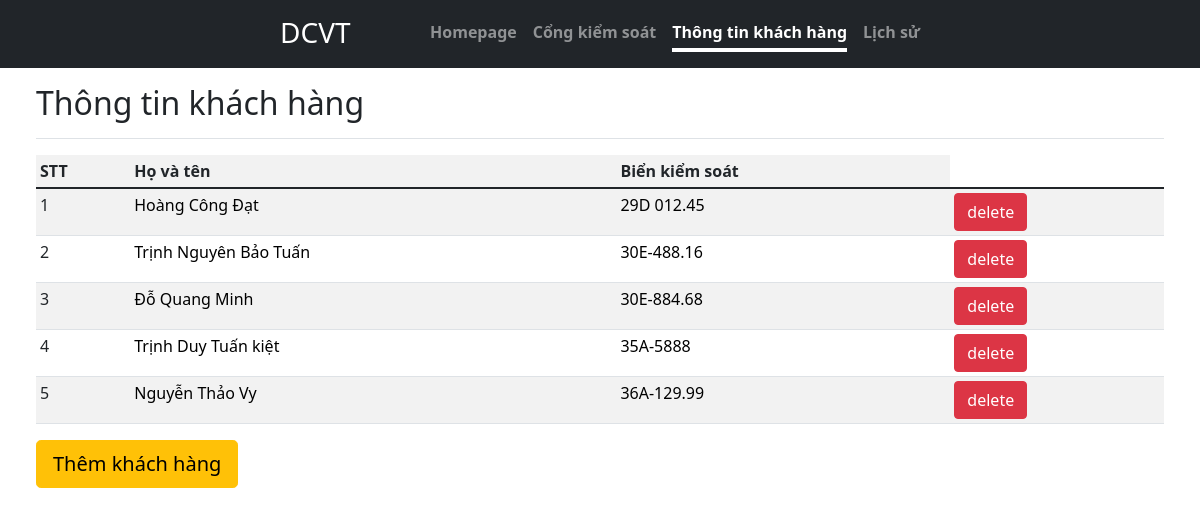
Page /polls/cus/ on the earlier database version.
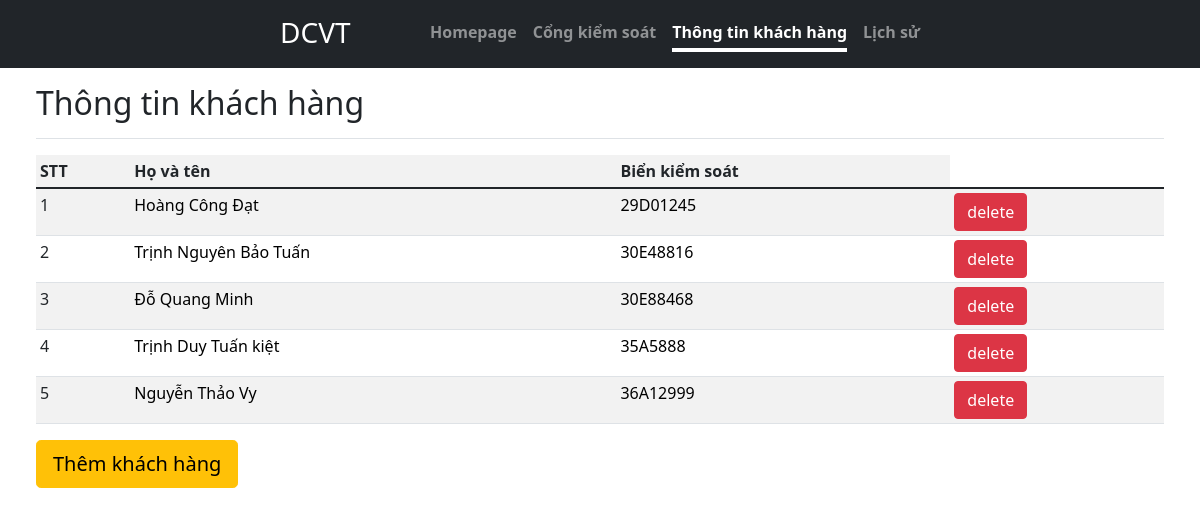
Same page on the later database version.
### polls/models.py (models this page shows, shortened)
class Customer(models.Model):
    name = models.CharField(max_length=255)
    avt =  models.ImageField(upload_to='static/image/people',height_field=None,width_field=None, max_length=100,blank=True)
    bdate= models.DateField()
    phone = models.CharField(max_length=10)
    cmnd = models.CharField(max_length=15)
    bienso = models.CharField(max_length=15)
    anhbien =  models.ImageField(upload_to='static/image/bks',height_field=None,width_field=None, max_length=100,blank=True)
    sogiayto = models.CharField(max_length=255,blank=True)
    anhxe =  models.ImageField(upload_to='static/image/xe',height_field=None,width_field=None, max_length=100,blank=True)

### polls/views.py (the view)
# urls.py: path('cus/', customer, name='cus'),
def customer(request):
    rec = Customer.objects.all()
    context = {"item": rec}
    return render(request, "t/cus.html", context)

### polls/templates/t/cus.html (shortened to what this page needs)
{% load static %}
<!doctype html>
<html lang="en">
  <head>
    <link href="{%static 'css/bootstrap.min.css' %}" rel="stylesheet">
    <link href="{%static 'css/cover.css'%}" rel="stylesheet">
  </head>
  <body>
    <div class="d-flex h-100 text-center text-white bg-dark">
      <div class="cover-container d-flex w-100 h-100 p-3 mx-auto flex-column">
        <header class="mb-auto">
          <div>
            <h3 class="float-md-start mb-0">DCVT</h3>
            <nav class="nav nav-masthead justify-content-center float-md-end">
              <a class="nav-link " aria-current="page" href="../../polls/home">Homepage</a>
              <a class="nav-link" href="../../polls/gate">Cổng kiểm soát</a>
              <a class="nav-link active" href="../../polls/cus">Thông tin khách hàng</a>
              <a class="nav-link" href="../../polls/history">Lịch sử</a>
            </nav>
          </div>
        </header>
      </div>
    </div>
<div class="container-fluid">
  <main class="col-md-9 ms-sm-auto col-lg-12 px-md-4">
    <div class="d-flex justify-content-between flex-wrap flex-md-nowrap align-items-center pt-3 pb-2 mb-3 border-bottom">
      <h1 class="h2">Thông tin khách hàng</h1>
    </div>
    <div class="table-responsive">
      <table class="table table-striped table-sm">
          <tr>
            <th scope="col">STT</th>
            <th scope="col">Họ và tên</th>
            <th scope="col">Biển kiểm soát</th>
          </tr>
        <tbody>
          {% for i in item %}
          <tr>
            <td>{{i.id}}</td>
            <td><a style="text-decoration: none; color: black" href="./{{i.id}}">{{ i.name }}</a></td>
            <td><a style="text-decoration: none; color: black" href="./{{i.id}}">{{ i.bienso }}</a></td>
            <td><a href="../delete/{{i.id}}" class="btn btn-danger" id = '{{i.id}}'>delete</a></td>
          </tr>
          {% endfor %}
        </tbody>
      </table>
      <a href="../../polls/cus_create" class="btn btn-lg btn-warning">Thêm khách hàng</a>
    </div>
  </main>
</div>
  </body>
</html>

Differences in the rows shown:
changed Customer "Hoàng Công Đạt": bienso "29D 012.45" → "29D01245"
changed Customer "Trịnh Nguyên Bảo Tuấn": bienso "30E-488.16" → "30E48816"
changed Customer "Đỗ Quang Minh": bienso "30E-884.68" → "30E88468"
changed Customer "Trịnh Duy Tuấn kiệt": bienso "35A-5888" → "35A5888"
changed Customer "Nguyễn Thảo Vy": bienso "36A-129.99" → "36A12999"
